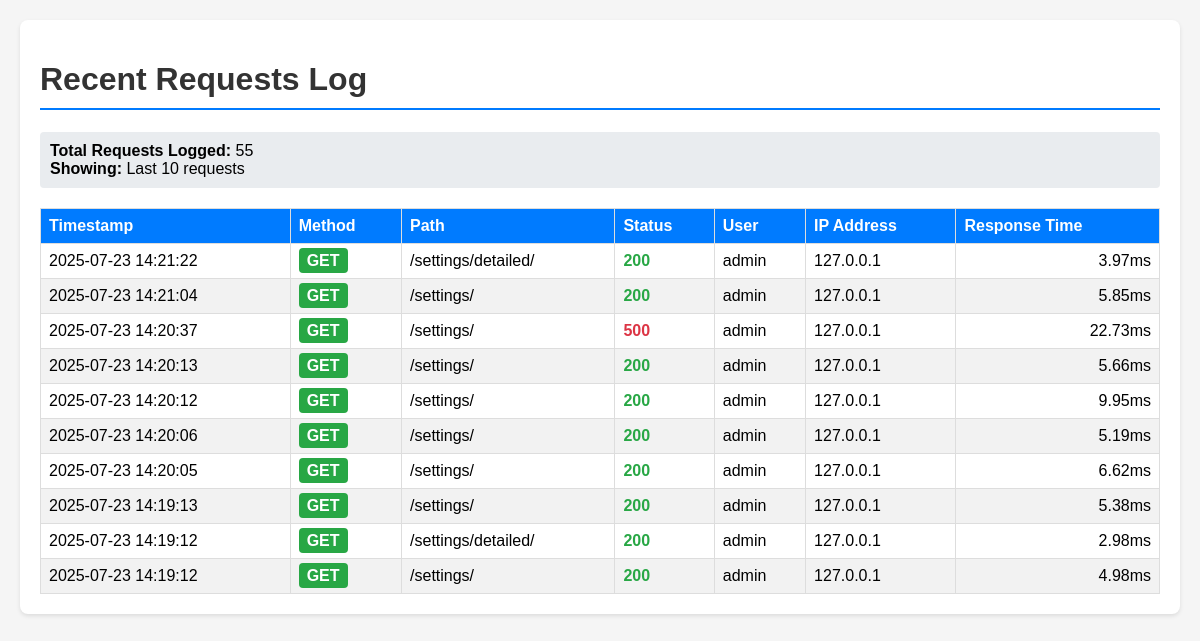
/logs/, run on the app's committed database.
### audit/models.py (models this page shows, shortened)
class RequestLog(models.Model):
    timestamp = models.DateTimeField(auto_now_add=True, db_index=True)
    method = models.CharField(max_length=10, db_index=True)
    path = models.CharField(max_length=500, db_index=True)
    query_string = models.TextField(blank=True)
    remote_ip = models.GenericIPAddressField(null=True, blank=True)
    user_agent = models.TextField(blank=True)
    user = models.ForeignKey(
        User,
        on_delete=models.SET_NULL,
        null=True,
        blank=True,
        related_name="request_logs",
    )
    status_code = models.IntegerField(null=True, blank=True)
    response_time_ms = models.FloatField(
        null=True, blank=True, help_text="Response time in milliseconds"
    )
    content_type = models.CharField(max_length=100, blank=True)
    content_length = models.IntegerField(null=True, blank=True)
    class Meta:
        ordering = ["-timestamp"]
        verbose_name = "Request Log"
        verbose_name_plural = "Request Logs"
        indexes = [
            models.Index(fields=["timestamp", "method"]),
            models.Index(fields=["path", "timestamp"]),
            models.Index(fields=["user", "timestamp"]),
        ]

### audit/views.py (the view)
# urls.py: path("logs/", RecentRequestsView.as_view(), name="recent_requests"),
class RecentRequestsView(ListView):
    model = RequestLog
    template_name = "audit/recent_requests.html"
    context_object_name = "requests"
    queryset = RequestLog.objects.select_related("user").order_by("-timestamp")[:10]
    def get_context_data(self, **kwargs):
        context = super().get_context_data(**kwargs)
        context["total_requests"] = RequestLog.objects.count()
        return context

### audit/templates/audit/recent_requests.html (shortened to what this page needs)
<!DOCTYPE html>
<html lang="en">
<head>
</head>
<body>
    <div class="container">
        <h1>Recent Requests Log</h1>
        <div class="stats">
            <strong>Total Requests Logged:</strong> {{ total_requests }}
            <br>
            <strong>Showing:</strong> Last 10 requests
        </div>
        {% if requests %}
        <table>
            <thead>
                <tr>
                    <th>Timestamp</th>
                    <th>Method</th>
                    <th>Path</th>
                    <th>Status</th>
                    <th>User</th>
                    <th>IP Address</th>
                    <th>Response Time</th>
                </tr>
            </thead>
            <tbody>
                {% for request_log in requests %}
                <tr>
                    <td>{{ request_log.timestamp|date:"Y-m-d H:i:s" }}</td>
                    <td>
                        <span class="method method-{{ request_log.method|lower }}">
                            {{ request_log.method }}
                        </span>
                    </td>
                    <td>
                        {{ request_log.path }}
                    </td>
                    <td>
                        {% if request_log.status_code %}
                        <span
                            class="{% if request_log.status_code < 300 %}status-success{% elif request_log.status_code < 400 %}status-redirect{% else %}status-error{% endif %}">
                            {{ request_log.status_code }}
                        </span>
                        {% else %}
                        -
                        {% endif %}
                    </td>
                    <td>
                        {% if request_log.user %}
                        {{ request_log.user.username }}
                        {% else %}
                        <em>Anonymous</em>
                        {% endif %}
                    </td>
                    <td>{{ request_log.remote_ip|default:"-" }}</td>
                    <td class="response-time">
                        {% if request_log.response_time_ms %}
                        {{ request_log.response_time_ms|floatformat:2 }}ms
                        {% else %}
                        -
                        {% endif %}
                    </td>
                </tr>
                {% endfor %}
            </tbody>
        </table>
        {% else %}
        <div class="no-data">
            No requests have been logged yet.
        </div>
        {% endif %}
    </div>
</body>
</html>

### audit/templates/audit/recent_requests.html (style rules this page uses)
body { font-family: Arial, sans-serif; margin: 20px; background-color: #f5f5f5; }
.container { max-width: 1200px; margin: 0 auto; background-color: white; padding: 20px; border-radius: 8px; box-shadow: 0 2px 4px rgba(0, 0, 0, 0.1); }
h1 { color: #333; border-bottom: 2px solid #007bff; padding-bottom: 10px; }
.stats { background-color: #e9ecef; padding: 10px; border-radius: 4px; margin-bottom: 20px; }
table { width: 100%; border-collapse: collapse; margin-top: 10px; }
th, td { border: 1px solid #ddd; padding: 8px; text-align: left; }
th { background-color: #007bff; color: white; }
tr:nth-child(even) { background-color: #f2f2f2; }
.method { font-weight: bold; padding: 4px 8px; border-radius: 4px; color: white; }
.method-get { background-color: #28a745; }
.status-success { color: #28a745; font-weight: bold; }
.status-error { color: #dc3545; font-weight: bold; }
.response-time { text-align: right; }

### data on the page
RequestLog: timestamp "2025-07-23 14:21:22", method "GET", path "/settings/detailed/", status_code "200", user.username "admin", remote_ip "127.0.0.1", response_time_ms "3.97"
RequestLog: timestamp "2025-07-23 14:21:04", method "GET", path "/settings/", status_code "200", user.username "admin", remote_ip "127.0.0.1", response_time_ms "5.85"
RequestLog: timestamp "2025-07-23 14:20:37", method "GET", path "/settings/", status_code "500", user.username "admin", remote_ip "127.0.0.1", response_time_ms "22.73"
RequestLog: timestamp "2025-07-23 14:20:13", method "GET", path "/settings/", status_code "200", user.username "admin", remote_ip "127.0.0.1", response_time_ms "5.66"
RequestLog: timestamp "2025-07-23 14:20:12", method "GET", path "/settings/", status_code "200", user.username "admin", remote_ip "127.0.0.1", response_time_ms "9.95"
RequestLog: timestamp "2025-07-23 14:20:06", method "GET", path "/settings/", status_code "200", user.username "admin", remote_ip "127.0.0.1", response_time_ms "5.19"
RequestLog: timestamp "2025-07-23 14:20:05", method "GET", path "/settings/", status_code "200", user.username "admin", remote_ip "127.0.0.1", response_time_ms "6.62"
RequestLog: timestamp "2025-07-23 14:19:13", method "GET", path "/settings/", status_code "200", user.username "admin", remote_ip "127.0.0.1", response_time_ms "5.38"
RequestLog: timestamp "2025-07-23 14:19:12", method "GET", path "/settings/detailed/", status_code "200", user.username "admin", remote_ip "127.0.0.1", response_time_ms "2.98"
RequestLog: timestamp "2025-07-23 14:19:12", method "GET", path "/settings/", status_code "200", user.username "admin", remote_ip "127.0.0.1", response_time_ms "4.98"

### other printed values
{{ total_requests }} "55"
